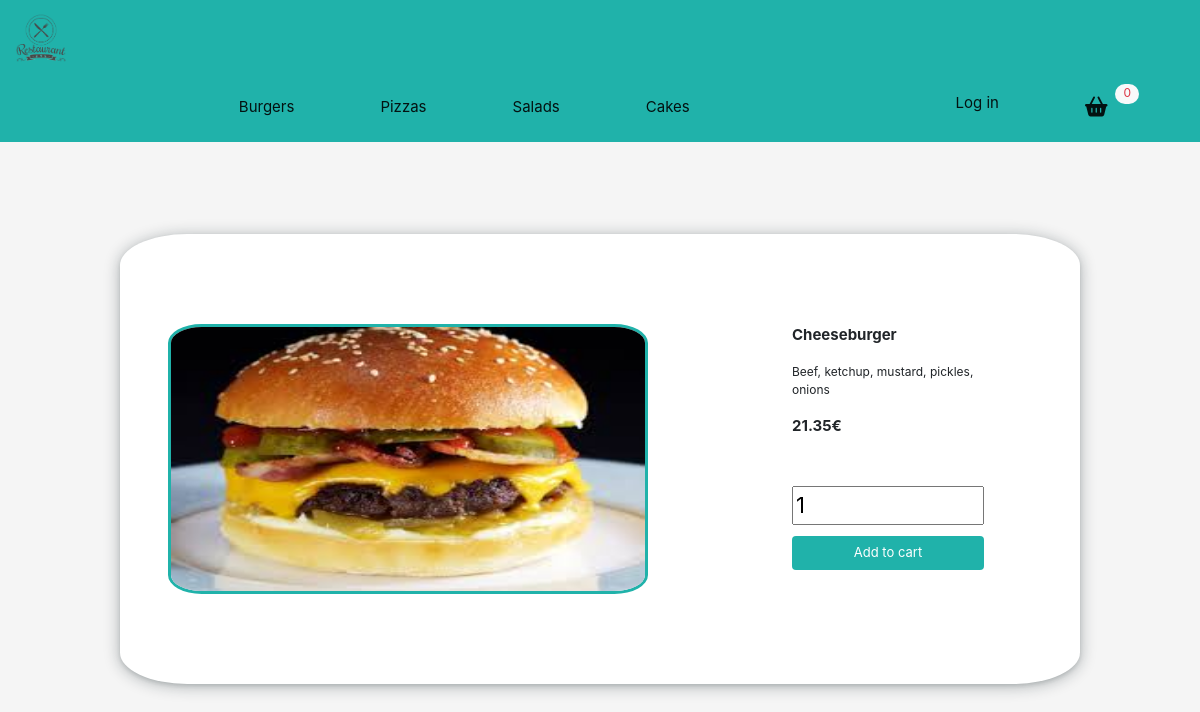
/product-view.php?select=1, run on the app's committed database.
### tables this page shows
CREATE TABLE `products` (
  `product_id` int(11) NOT NULL,
  `product_name` varchar(250) NOT NULL,
  `product_image` varchar(250) NOT NULL,
  `product_category` varchar(250) NOT NULL,
  `product_description` text NOT NULL,
  `product_price` double NOT NULL
);

### Server.php (called while the page is built, shortened)
<?php
class Server
{
    private $host = 'localhost';
    private $user = 'root';
    private $pass = '';
    private $dbName = 'restaurant';
    public function __construct()
    {
        $dsn = 'mysql:host=' . $this->host . ';dbname=' . $this->dbName;
        $options = [
            PDO::ATTR_PERSISTENT => TRUE,
            PDO::ATTR_ERRMODE => PDO::ERRMODE_EXCEPTION
        ];
        try {
            $this->conn = new PDO($dsn, $this->user, $this->pass, $options);
        } catch (PDOException $e) {
            $this->error = $e->getMessage();
            echo $this->error;
        }
    }
}

### QueryBuilder.php (called while the page is built, shortened)
<?php
include_once 'Server.php';
class QueryBuilder
{
    private $db;
    public function __construct()
    {
        $this->db = new Server;
    }
    public function select($table, $column, $clause)
    {
        $sql = 'SELECT * FROM ' . $table . ' WHERE ' . $column . $clause;
        $result = $this->db->conn->query($sql);
        return $result;
    }
}

### product-view.php (the view, shortened to what this page needs)
<?php include 'navbar.php'; ?>
<head>
</head>
<?php
$id = $_REQUEST['select'];
$selectProduct = $qb->select("products", "product_id", " = $id");
while ($row = $selectProduct->fetch()) {
    $name = $row['product_name'];
    $image = $row['product_image'];
    $description = $row['product_description'];
    $price = $row['product_price'];
?>
    <body>
        <div class="product-container">
            <img src="images/<?= $image ?>" class="product-image">
            <div class="product-info">
                <p class="product-name"><b><?= $name ?></b></p>
                <p class="product-description"><?= $description ?></p>
                <p class="product-price"><b><?= sprintf('%.2f', $price); } ?>&euro;</b></p><br>
                <form action="cart-view.php" method="POST">
                    <input type="number" class="quantity-counter" name="quantity" min="1" value="1">
                    <button type="submit" class="btn add-to-cart" style="font-size:small" name="add_to_cart">Add to cart</button>
                </form>
            </div>
        </div>
    </body>

### css/style.css (style rules this page uses)
body { background-color: whitesmoke !important; }
.product-container { position: relative; margin-top: 12%; left: 25%; width: 50%; height: 600px; background-color: white; border-radius: 7%; box-shadow: rgba(14, 30, 37, 0.12) 0px 2px 4px 0px, rgba(14, 30, 37, 0.32) 0px 2px 16px 0px; }
.product-image { position: absolute; height: 50%; width: 40%; left: 5%; top: 20%; border: 3px solid lightseagreen; border-radius: 7%; }
.product-info { position: absolute; height: 100%; width: 20%; right: 10%; top: 20%; font-size: 22px; }
.quantity-counter { width: 100%; margin-bottom: 10px; }
.add-to-cart { width: 100%; height: 6%; background-color: lightseagreen; color: white; border-radius: 7%; cursor: pointer; border: 1px solid lightseagreen; }
@media only screen and (max-width: 1200px) { .product-container { width: 80%; height: 450px; left: 50%; top: 80%; transform: translate(-50%, 20%); } }
@media only screen and (max-width: 1200px) { .product-image { height: 60%; width: 50%; } }
@media only screen and (max-width: 1200px) { .product-name { font-size: 15px; } }
@media only screen and (max-width: 1200px) { .product-description { font-size: 12px; } }
@media only screen and (max-width: 1200px) { .product-price { font-size: 15px; } }

### data on the page
products: product_image (picture), product_name "Cheeseburger", product_description "Beef, ketchup, mustard, pickles, onions", product_price "21.35"
